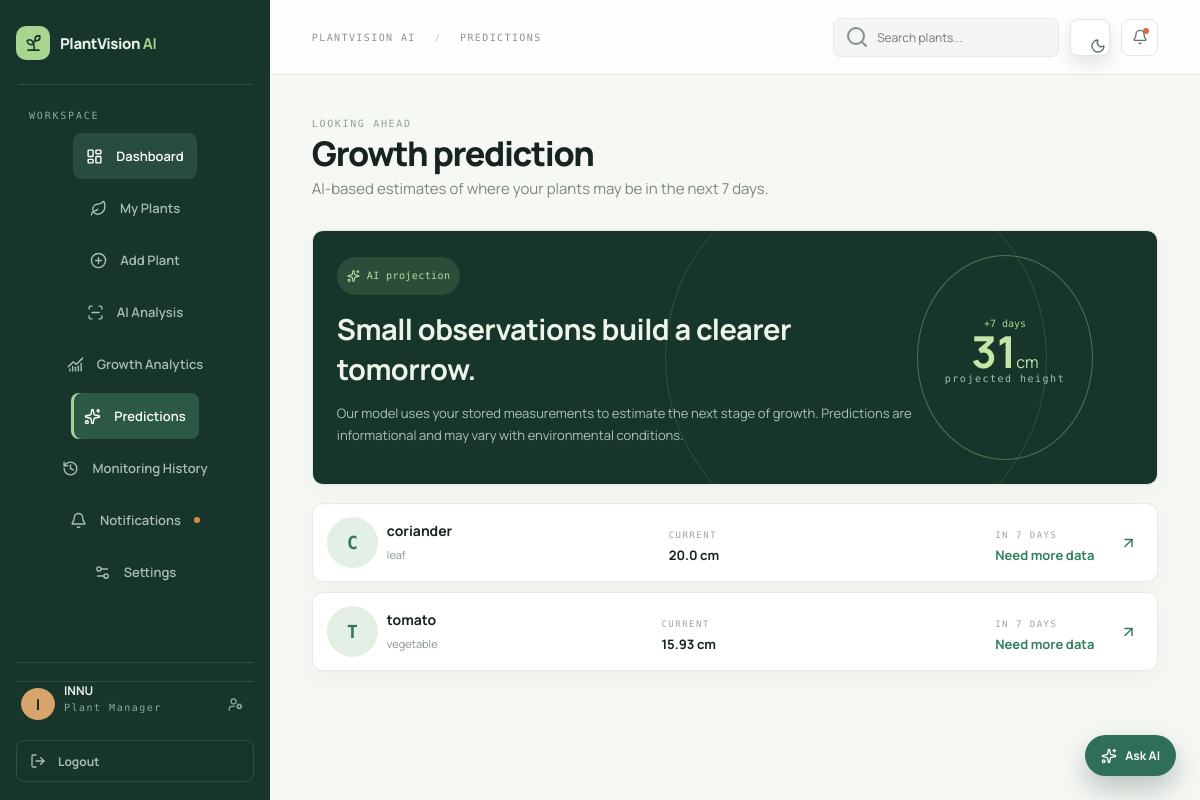
Screenshot of /predictions/ (signed in) with the database file from the repository.
### core/models.py (models this page shows, shortened)
class Plant(models.Model):
    user = models.ForeignKey(User, on_delete=models.CASCADE, related_name='plants')
    name = models.CharField(max_length=100)
    plant_type = models.CharField(max_length=100)
    planting_date = models.DateField()
    location = models.CharField(max_length=120, blank=True)
    notes = models.TextField(blank=True)
    created_at = models.DateTimeField(auto_now_add=True)
    class Meta:
        ordering = ['-created_at']
    @property
    def latest_observation(self):
        return self.observations.order_by('-captured_on', '-created_at').first()

class Observation(models.Model):
    STATUS_CHOICES = [('healthy', 'Healthy'), ('good', 'Good'), ('normal', 'Normal'), ('slow', 'Slow')]
    plant = models.ForeignKey(Plant, on_delete=models.CASCADE, related_name='observations')
    image = models.ImageField(upload_to='plant_images/%Y/%m/')
    captured_on = models.DateField()
    estimated_height_cm = models.FloatField(default=0)
    leaf_count = models.PositiveIntegerField(default=0)
    leaf_area_percent = models.FloatField(default=0)
    growth_percent = models.FloatField(default=0)
    growth_status = models.CharField(max_length=20, choices=STATUS_CHOICES, default='normal')
    analysis_note = models.TextField(blank=True)
    created_at = models.DateTimeField(auto_now_add=True)
    class Meta:
        ordering = ['captured_on', 'created_at']

### core/views.py (the view)
# urls.py: path('predictions/', views.predictions, name='predictions'),
@login_required
def predictions(request):
    plant_list = Plant.objects.filter(user=request.user).prefetch_related('observations')
    predictions_data = [(plant, predict_next_height(list(plant.observations.all()))) for plant in plant_list]
    return render(request, 'predictions.html', {'predictions': predictions_data})

### core/services/prediction.py (called while the page is built, shortened)
def predict_next_height(observations):
    rows = list(observations)
    if len(rows) < 2:
        return None

### templates/predictions.html
{% extends 'base.html' %}{% block title %}Predictions | PlantVision AI{% endblock %}{% block page_label %}PREDICTIONS{% endblock %}{% block content %}<div class="workspace-head"><div><span class="kicker">LOOKING AHEAD</span><h1>Growth prediction</h1><p>AI-based estimates of where your plants may be in the next 7 days.</p></div></div><section class="prediction-hero panel"><div class="prediction-copy"><span class="hero-badge"><i data-lucide="sparkles"></i> AI projection</span><h2>Small observations build a clearer tomorrow.</h2><p>Our model uses your stored measurements to estimate the next stage of growth. Predictions are informational and may vary with environmental conditions.</p></div><div class="prediction-orbit"><span>+7 days</span><strong>31<span>cm</span></strong><small>projected height</small></div></section><div class="prediction-list">{% for plant, value in predictions %}<article class="panel prediction-row"><div class="plant-mark">{{ plant.name|slice:':1'|upper }}</div><div><h3>{{ plant.name }}</h3><span>{{ plant.plant_type }}</span></div><div class="prediction-stat"><small>CURRENT</small><b>{{ plant.latest_observation.estimated_height_cm|default:'--' }} cm</b></div><div class="prediction-stat"><small>IN 7 DAYS</small><b class="positive">{% if value %}{{ value }} cm{% else %}Need more data{% endif %}</b></div><i data-lucide="arrow-up-right"></i></article>{% empty %}<div class="empty-premium"><i data-lucide="sparkles"></i><h3>Predictions unlock after two observations</h3><p>Upload a few images to establish a growth pattern.</p></div>{% endfor %}</div>{% endblock %}

### templates/base.html (shortened to what this page needs)
{% load static %}
<!doctype html>
<html lang="en">
<head>
	<link rel="stylesheet" href="{% static 'css/app.css' %}?v=12">
</head>
<body class="{% if user.is_authenticated and request.resolver_match.url_name != 'landing' %}app-body{% endif %}">
{% if user.is_authenticated and request.resolver_match.url_name != 'landing' %}
	<aside class="sidebar" aria-label="Primary navigation">
		<div class="sidebar-header">
			<a class="logo" href="{% url 'dashboard' %}">
				<span class="logo-mark"><i data-lucide="sprout"></i></span>
				<span>PlantVision <b>AI</b></span>
			</a>
		</div>
		<div class="sidebar-divider"></div>
		<div class="workspace-menu">
			<p class="nav-label">WORKSPACE</p>
			<nav class="side-nav">
				<a class="{% if request.resolver_match.url_name == 'dashboard' %}active{% endif %}" href="{% url 'dashboard' %}"><i data-lucide="layout-dashboard"></i><span class="nav-text">Dashboard</span></a>
				<a class="{% if request.resolver_match.url_name == 'plants' %}active{% endif %}" href="{% url 'plants' %}"><i data-lucide="leaf"></i><span class="nav-text">My Plants</span></a>
				<a class="{% if request.resolver_match.url_name == 'plant_create' %}active{% endif %}" href="{% url 'plant_create' %}"><i data-lucide="plus-circle"></i><span class="nav-text">Add Plant</span></a>
				<a href="{% url 'plants' %}#analysis"><i data-lucide="scan-line"></i><span class="nav-text">AI Analysis</span></a>
				<a class="{% if request.resolver_match.url_name == 'analytics' %}active{% endif %}" href="{% url 'analytics' %}"><i data-lucide="chart-no-axes-combined"></i><span class="nav-text">Growth Analytics</span></a>
				<a class="{% if request.resolver_match.url_name == 'predictions' %}active{% endif %}" href="{% url 'predictions' %}"><i data-lucide="sparkles"></i><span class="nav-text">Predictions</span></a>
				<a class="{% if request.resolver_match.url_name == 'history' %}active{% endif %}" href="{% url 'history' %}"><i data-lucide="history"></i><span class="nav-text">Monitoring History</span></a>
				<a class="{% if request.resolver_match.url_name == 'notifications' %}active{% endif %}" href="{% url 'notifications' %}"><i data-lucide="bell"></i><span class="nav-text">Notifications</span><span class="nav-dot"></span></a>
				<a class="{% if request.resolver_match.url_name == 'settings' %}active{% endif %}" href="{% url 'settings' %}"><i data-lucide="settings-2"></i><span class="nav-text">Settings</span></a>
			</nav>
		</div>
		<div class="profile-section">
			<div class="profile-mini">
				<span class="profile-avatar">{{ user.username|slice:':1'|upper }}</span>
				<div class="profile-copy"><strong>{{ user.username }}</strong><small>Plant Manager</small></div>
				<a class="profile-settings" href="{% url 'settings' %}" title="Profile settings" aria-label="Profile settings"><i data-lucide="user-cog"></i></a>
			</div>
			<form class="logout-form" method="post" action="{% url 'logout' %}">
				<button class="logout-button" type="submit"><i data-lucide="log-out"></i><span>Logout</span></button>
			</form>
		</div>
	</aside>
	<div class="app-main">
		<header class="topbar">
			<div class="breadcrumbs">PLANTVISION AI <span>/</span> {% block page_label %}OVERVIEW{% endblock %}</div>
			<div class="top-actions"><label class="search"><i data-lucide="search"></i><input type="search" placeholder="Search plants..."></label><button class="icon-button theme-toggle" type="button" title="Switch to dark mode" aria-label="Switch to dark mode"></button><a class="icon-button" href="{% url 'notifications' %}" title="Notifications"><i data-lucide="bell"></i><span></span></a></div>
		</header>
		<button class="ai-chat-launcher" type="button" aria-label="Open PlantVision AI assistant"><i data-lucide="sparkles"></i><span>Ask AI</span></button>
{% endif %}
{% if user.is_authenticated and request.resolver_match.url_name != 'landing' %}<main>{% else %}<main class="public-main">{% endif %}
{% block content %}{% endblock %}
</main>
{% if user.is_authenticated and request.resolver_match.url_name != 'landing' %}</div>{% endif %}
</body>
</html>

### rows the page displays
Plant: name "C", name "coriander", plant_type "leaf", latest_observation.estimated_height_cm "20.0"
Plant: name "T", name "tomato", plant_type "vegetable", latest_observation.estimated_height_cm "15.93"

### other values shown
{{ user.username|slice:':1'|upper }} "I"
{{ user.username }} "INNU"
